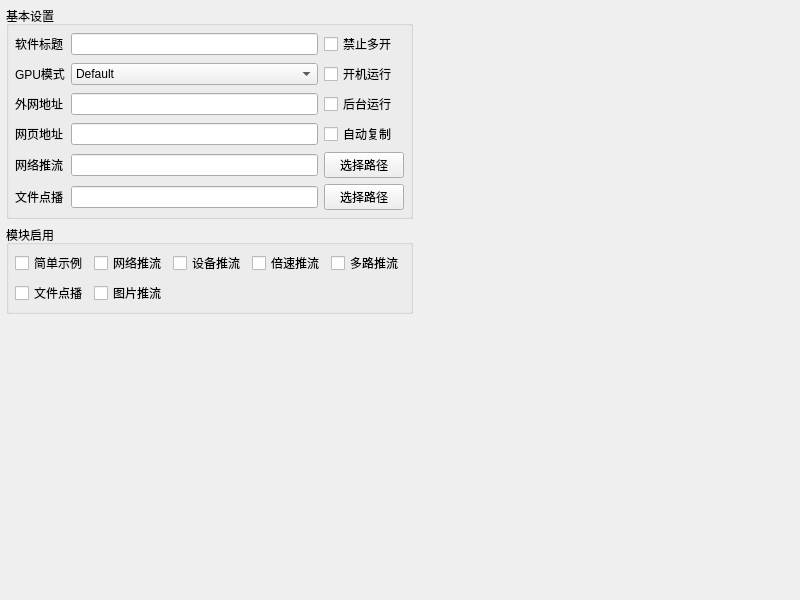
<?xml version="1.0" encoding="UTF-8"?>
<ui version="4.0">
 <class>FormConfig</class>
 <widget class="QWidget" name="FormConfig">
  <property name="geometry">
   <rect>
    <x>0</x>
    <y>0</y>
    <width>800</width>
    <height>600</height>
   </rect>
  </property>
  <property name="windowTitle">
   <string>Form</string>
  </property>
  <layout class="QGridLayout" name="gridLayout_2">
   <property name="leftMargin">
    <number>6</number>
   </property>
   <property name="topMargin">
    <number>6</number>
   </property>
   <property name="rightMargin">
    <number>6</number>
   </property>
   <property name="bottomMargin">
    <number>6</number>
   </property>
   <property name="spacing">
    <number>6</number>
   </property>
   <item row="0" column="0">
    <widget class="QGroupBox" name="gboxBase">
     <property name="title">
      <string>基本设置</string>
     </property>
     <layout class="QGridLayout" name="gridLayout">
      <property name="leftMargin">
       <number>6</number>
      </property>
      <property name="topMargin">
       <number>6</number>
      </property>
      <property name="rightMargin">
       <number>6</number>
      </property>
      <property name="bottomMargin">
       <number>6</number>
      </property>
      <property name="spacing">
       <number>6</number>
      </property>
      <item row="2" column="0">
       <widget class="QLabel" name="labPublicUrl">
        <property name="text">
         <string>外网地址</string>
        </property>
       </widget>
      </item>
      <item row="4" column="1">
       <widget class="QLineEdit" name="txtHtmlName1"/>
      </item>
      <item row="1" column="1">
       <widget class="QComboBox" name="cboxOpenGLType">
        <item>
         <property name="text">
          <string>Default</string>
         </property>
        </item>
        <item>
         <property name="text">
          <string>DesktopOpenGL</string>
         </property>
        </item>
        <item>
         <property name="text">
          <string>OpenGLES</string>
         </property>
        </item>
        <item>
         <property name="text">
          <string>SoftwareOpenGL</string>
         </property>
        </item>
       </widget>
      </item>
      <item row="1" column="0">
       <widget class="QLabel" name="labOpenGLType">
        <property name="text">
         <string>GPU模式</string>
        </property>
       </widget>
      </item>
      <item row="4" column="2">
       <widget class="QPushButton" name="btnHtmlName1">
        <property name="text">
         <string>选择路径</string>
        </property>
       </widget>
      </item>
      <item row="5" column="1">
       <widget class="QLineEdit" name="txtHtmlName2"/>
      </item>
      <item row="5" column="2">
       <widget class="QPushButton" name="btnHtmlName2">
        <property name="text">
         <string>选择路径</string>
        </property>
       </widget>
      </item>
      <item row="5" column="0">
       <widget class="QLabel" name="labHtmlName2">
        <property name="text">
         <string>文件点播</string>
        </property>
       </widget>
      </item>
      <item row="3" column="0">
       <widget class="QLabel" name="labHttpUrl">
        <property name="text">
         <string>网页地址</string>
        </property>
       </widget>
      </item>
      <item row="2" column="1">
       <widget class="QLineEdit" name="txtPublicUrl"/>
      </item>
      <item row="3" column="1">
       <widget class="QLineEdit" name="txtHttpUrl"/>
      </item>
      <item row="4" column="0">
       <widget class="QLabel" name="labHtmlName1">
        <property name="text">
         <string>网络推流</string>
        </property>
       </widget>
      </item>
      <item row="0" column="0">
       <widget class="QLabel" name="labWindowTitle">
        <property name="text">
         <string>软件标题</string>
        </property>
       </widget>
      </item>
      <item row="0" column="1">
       <widget class="QLineEdit" name="txtWindowTitle"/>
      </item>
      <item row="0" column="2">
       <widget class="QCheckBox" name="ckCheckRun">
        <property name="text">
         <string>禁止多开</string>
        </property>
       </widget>
      </item>
      <item row="1" column="2">
       <widget class="QCheckBox" name="ckAutoRun">
        <property name="text">
         <string>开机运行</string>
        </property>
       </widget>
      </item>
      <item row="2" column="2">
       <widget class="QCheckBox" name="ckUseTray">
        <property name="text">
         <string>后台运行</string>
        </property>
       </widget>
      </item>
      <item row="3" column="2">
       <widget class="QCheckBox" name="ckAutoCopy">
        <property name="text">
         <string>自动复制</string>
        </property>
       </widget>
      </item>
     </layout>
    </widget>
   </item>
   <item row="2" column="0">
    <spacer name="verticalSpacer">
     <property name="orientation">
      <enum>Qt::Orientation::Vertical</enum>
     </property>
     <property name="sizeHint" stdset="0">
      <size>
       <width>20</width>
       <height>40</height>
      </size>
     </property>
    </spacer>
   </item>
   <item row="1" column="0">
    <widget class="QGroupBox" name="gboxEnable">
     <property name="title">
      <string>模块启用</string>
     </property>
     <layout class="QGridLayout" name="gridLayout_3">
      <property name="leftMargin">
       <number>6</number>
      </property>
      <property name="topMargin">
       <number>6</number>
      </property>
      <property name="rightMargin">
       <number>6</number>
      </property>
      <property name="bottomMargin">
       <number>6</number>
      </property>
      <property name="spacing">
       <number>6</number>
      </property>
      <item row="0" column="2">
       <widget class="QCheckBox" name="ckEnableDevicePush">
        <property name="text">
         <string>设备推流</string>
        </property>
       </widget>
      </item>
      <item row="0" column="0">
       <widget class="QCheckBox" name="ckEnableSimple">
        <property name="text">
         <string>简单示例</string>
        </property>
       </widget>
      </item>
      <item row="0" column="3">
       <widget class="QCheckBox" name="ckEnableSpeedPush">
        <property name="text">
         <string>倍速推流</string>
        </property>
       </widget>
      </item>
      <item row="0" column="1">
       <widget class="QCheckBox" name="ckEnableNetPush">
        <property name="text">
         <string>网络推流</string>
        </property>
       </widget>
      </item>
      <item row="0" column="4">
       <widget class="QCheckBox" name="ckEnableLoopPush">
        <property name="text">
         <string>多路推流</string>
        </property>
       </widget>
      </item>
      <item row="1" column="0">
       <widget class="QCheckBox" name="ckEnableFilePush">
        <property name="text">
         <string>文件点播</string>
        </property>
       </widget>
      </item>
      <item row="1" column="1">
       <widget class="QCheckBox" name="ckEnableImagePush">
        <property name="text">
         <string>图片推流</string>
        </property>
       </widget>
      </item>
     </layout>
    </widget>
   </item>
   <item row="0" column="1">
    <spacer name="horizontalSpacer">
     <property name="orientation">
      <enum>Qt::Orientation::Horizontal</enum>
     </property>
     <property name="sizeHint" stdset="0">
      <size>
       <width>40</width>
       <height>20</height>
      </size>
     </property>
    </spacer>
   </item>
  </layout>
 </widget>
 <tabstops>
  <tabstop>txtWindowTitle</tabstop>
  <tabstop>cboxOpenGLType</tabstop>
  <tabstop>txtPublicUrl</tabstop>
  <tabstop>txtHttpUrl</tabstop>
  <tabstop>txtHtmlName1</tabstop>
  <tabstop>txtHtmlName2</tabstop>
  <tabstop>ckCheckRun</tabstop>
  <tabstop>ckAutoRun</tabstop>
  <tabstop>ckUseTray</tabstop>
  <tabstop>ckAutoCopy</tabstop>
  <tabstop>btnHtmlName1</tabstop>
  <tabstop>btnHtmlName2</tabstop>
  <tabstop>ckEnableSimple</tabstop>
  <tabstop>ckEnableNetPush</tabstop>
  <tabstop>ckEnableDevicePush</tabstop>
  <tabstop>ckEnableSpeedPush</tabstop>
 </tabstops>
 <resources/>
 <connections/>
</ui>
